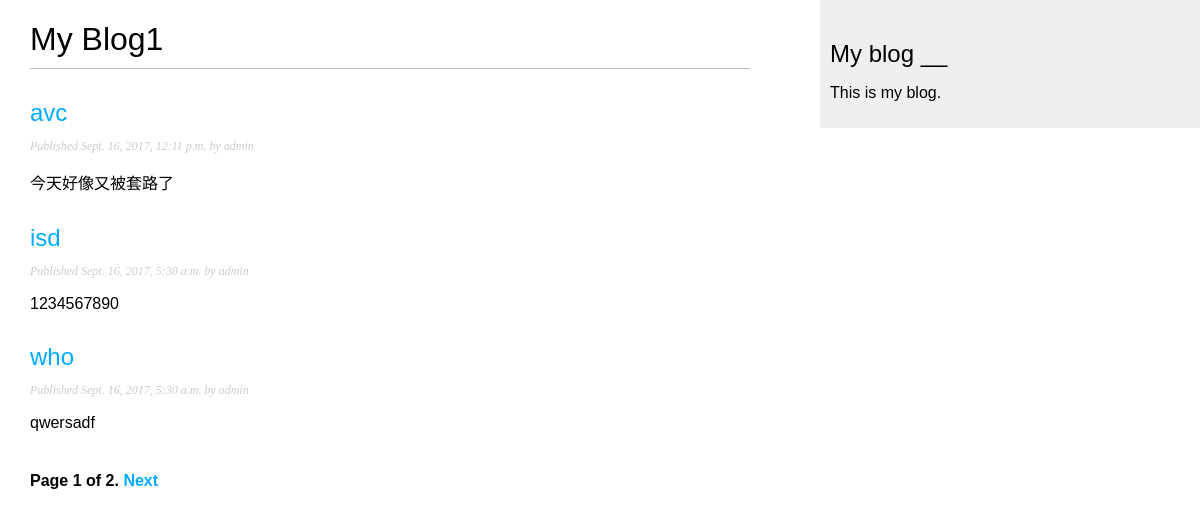
Screenshot of /blog/ with the database file from the repository.
### blog/models.py (models this page shows, shortened)
class Post(models.Model):
    STATUS_CHOICES = (
        ('draft', 'Draft'),
        ('published', 'Published'),
    )
    title = models.CharField(max_length=250)
    slug = models.SlugField(max_length=250,
                            unique_for_date='publish')
    author = models.ForeignKey(User,
                               related_name='blog_posts')
    body = models.TextField()
    publish = models.DateTimeField(default=timezone.now)
    created = models.DateTimeField(auto_now_add=True)
    updated = models.DateTimeField(auto_now=True)
    status = models.CharField(max_length=10,
                              choices=STATUS_CHOICES,
                              default='draft')
    objects = models.Manager()
    published = PublishedManager()
    class Meta:
        ordering = ('-publish',)
    def get_absolute_url(self):
        return reverse('blog:post_detail',
                       args=[self.publish.year,
                             self.publish.strftime('%m'),
                             self.publish.strftime('%d'),
                             self.slug])

### blog/views.py (the view)
class PostListView(ListView):
    queryset = Post.published.all()
    context_object_name = 'posts'
    paginate_by = 3
    template_name = 'blog/post/list.html'

### blog/templates/blog/post/list.html (shortened to what this page needs)
{% extends "blog/base.html" %}
{% block content %}
  <h1>My Blog1</h1>
  {% for post in posts %}
    <h2>
      <a href="{{ post.get_absolute_url }}">
        {{ post.title }}
      </a>
    </h2>
    <p class="date">
      Published {{ post.publish }} by {{ post.author }}
    </p>
    {{ post.body|truncatewords:30|linebreaks }}
  {% endfor %}
    {% include "pagination.html" with page=page_obj %}
{% endblock %}

### blog/static/css/blog.css (style rules this page uses)
body { margin:0; padding:0; font-family:helvetica, sans-serif; }
a { color:#00abff; text-decoration:none; }
h1 { font-weight:normal; border-bottom:1px solid #bbb; padding:0 0 10px 0; }
h2 { font-weight:normal; margin:30px 0 0; }
p.date { color:#ccc; font-family: georgia, serif; font-size: 12px; font-style: italic; }

### rows the page displays
Post: title "avc", publish "Sept. 16, 2017, 12:11 p.m.", author "admin", body "今天好像又被套路了"
Post: title "isd", publish "Sept. 16, 2017, 5:30 a.m.", author "admin", body "1234567890"
Post: title "who", publish "Sept. 16, 2017, 5:30 a.m.", author "admin", body "qwersadf"

### other values shown
{{ page.number }} "1"
{{ page.paginator.num_pages }} "2"
